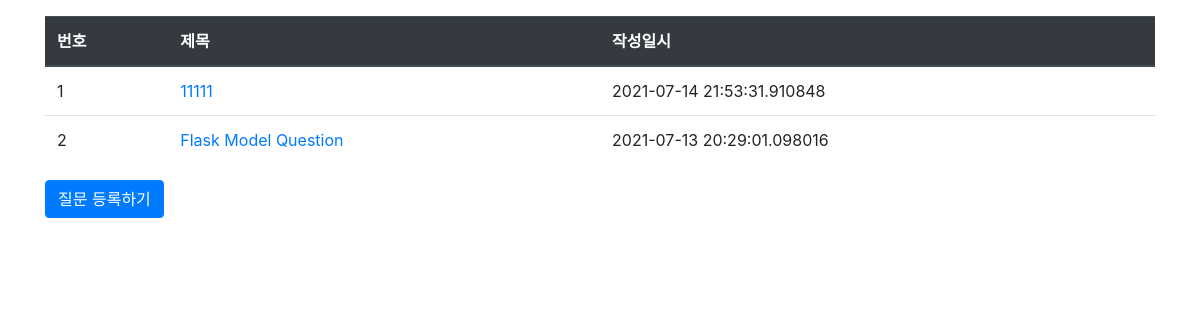
Page /question/list/ on the committed database.
### pybo/models.py (models this page shows)
class Question(db.Model):
    id = db.Column(db.Integer, primary_key=True)
    subject = db.Column(db.String(200), nullable=False)
    content = db.Column(db.Text(), nullable=False)
    create_date = db.Column(db.DateTime(), nullable=False)

### pybo/views/question_views.py (the view)
@bp.route('/list/')
def _list():
    question_list = Question.query.order_by(Question.create_date.desc())
    return render_template('question/question_list.html', question_list=question_list)

### pybo/templates/question/question_list.html
{% extends 'base.html' %}
{% block content %}
<div class="container my-3">
    <table class="table">
        <thead>
        <tr class="thead-dark">
            <th>번호</th>
            <th>제목</th>
            <th>작성일시</th>
        </tr>
        </thead>
        <tbody>
        {% if question_list %}
        {% for question in question_list %}
        <tr>
            <td>{{ loop.index }}</td>
            <td>
                <a href="{{ url_for('question.detail', question_id=question.id) }}">{{ question.subject }}</a>
            </td>
            <td>{{ question.create_date }}</td>
        </tr>
        {% endfor %}
        {% else %}
        <tr>
            <td colspan="3">질문이 없습니다.</td>
        </tr>
        {% endif %}
        </tbody>
    </table>
     <a href="{{ url_for('question.create') }}" class="btn btn-primary">질문 등록하기</a>
</div>
{% endblock %}

### pybo/templates/base.html (shortened to what this page needs)
<!doctype html>
<html lang="ko">
<head>
    <link rel="stylesheet" href="{{ url_for('static', filename='bootstrap.min.css') }}">
    <link rel="stylesheet" href="{{ url_for('static', filename='style.css') }}">
</head>
<body>
{% block content %}
{% endblock %}
</body>
</html>

### rows in the picture
Question: subject "11111", create_date "2021-07-14 21:53:31.910848"
Question: subject "Flask Model Question", create_date "2021-07-13 20:29:01.098016"
